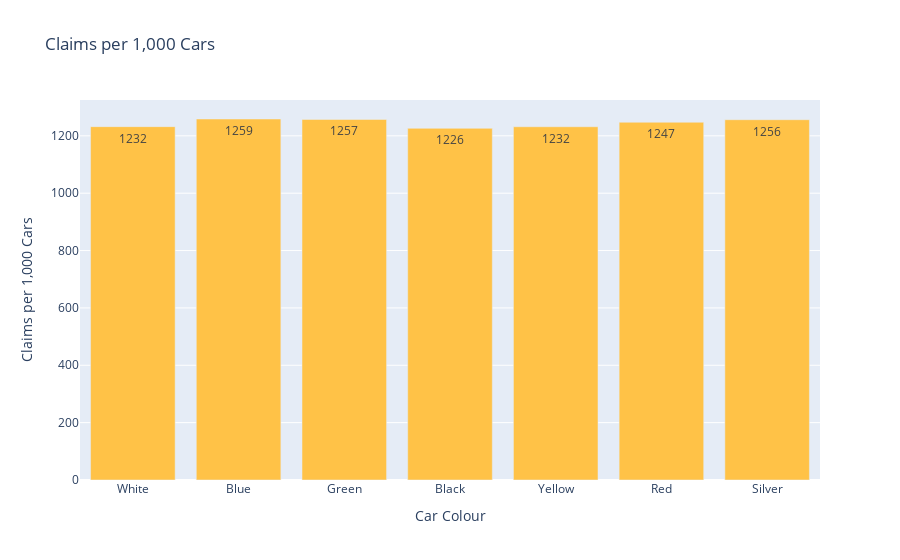

Notebook code for this chart:
### Code cell
fig = px.bar(
    df_rates,
    x="carcolour",
    y="claim_rate",
    title="Claims per 1,000 Cars",
    labels={"carcolour": "Car Colour", "claim_rate": "Claims per 1,000 Cars"},
    color_discrete_sequence=["#ffc247"],
    text = "claim_rate"
)

fig.update_traces(texttemplate='%{text:.0f}', textposition='inside')
fig.update_layout(xaxis_tickangle=0)

fig.show()

### Figure 1 — Plotly figure (JSON) as saved in the notebook; plotly's stock layout.template omitted (floating-point values rounded to 4 significant figures)
{"data": [{"alignmentgroup": "True", "hovertemplate": "Car Colour=%{x}<br>Claims per 1,000 Cars=%{text}<extra></extra>", "legendgroup": "", "marker": {"color": "#ffc247", "pattern": {"shape": ""}}, "name": "", "offsetgroup": "", "orientation": "v", "showlegend": false, "text": [1232.0, 1259.0, 1257.0, 1226.0, 1232.0, 1247.0, 1256.0], "textposition": "inside", "texttemplate": "%{text:.0f}", "type": "bar", "x": ["White", "Blue", "Green", "Black", "Yellow", "Red", "Silver"], "xaxis": "x", "y": [1232.0, 1259.0, 1257.0, 1226.0, 1232.0, 1247.0, 1256.0], "yaxis": "y"}], "layout": {"barmode": "relative", "legend": {"tracegroupgap": 0}, "title": {"text": "Claims per 1,000 Cars"}, "xaxis": {"anchor": "y", "domain": [0, 1], "tickangle": 0, "title": {"text": "Car Colour"}}, "yaxis": {"anchor": "x", "domain": [0, 1], "title": {"text": "Claims per 1,000 Cars"}}}}
